Frame 1 (no input): blank canvas, image omitted
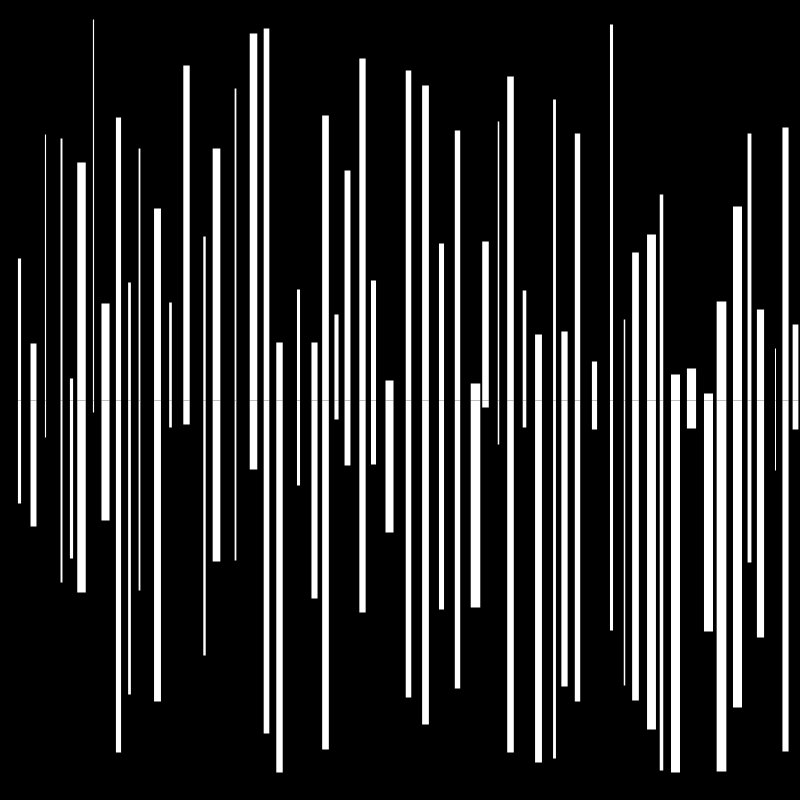
Frame 60 (the mouse pressed at the canvas centre just before this capture)
Frame 120 (the mouse held since frame 60 and released just before this capture): identical to frame 60, image omitted

The Processing sketch that drew this single still picture (run headless with seeded random() and noise(); from frame 60 on, the mouse is pressed at the canvas centre):

// Processing sketch: LSI_027_linesManfred
// ── LSI_027_linesManfred.pde
float posX=0;
float posY=0;
float posYY=0;

int step=0;

void setup(){
  
  size(800,800);
  background(0);
  stroke(255);
  strokeCap(SQUARE);
}

void draw(){
 
//random lines size
posY=random(0,400);
posYY=random(400,800);

//random distance between lines
step=int(random(10,20));
posX=posX+step;

//random lines width
strokeWeight(random(1,10));

if (posX<width){
 
  line(posX,400,posX,posY);
  line(posX,400,posX,posYY);
  
  
  
}
}

void mouseReleased(){
// Start Again. Paing Background. PoX is again Zero  
  background(0);  
  posX=0;

 }
